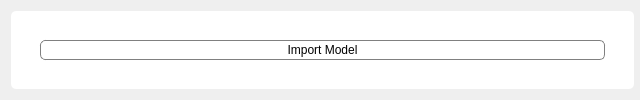
                      <widget class="QFrame" name="ModelBox">
                       <property name="sizePolicy">
                        <sizepolicy hsizetype="Expanding" vsizetype="Preferred">
                         <horstretch>0</horstretch>
                         <verstretch>0</verstretch>
                        </sizepolicy>
                       </property>
                       <property name="minimumSize">
                        <size>
                         <width>640</width>
                         <height>0</height>
                        </size>
                       </property>
                       <property name="sizeIncrement">
                        <size>
                         <width>1</width>
                         <height>0</height>
                        </size>
                       </property>
                       <property name="styleSheet">
                        <string notr="true"/>
                       </property>
                       <layout class="QGridLayout" name="gridLayout_22">
                        <property name="rightMargin">
                         <number>6</number>
                        </property>
                        <item row="0" column="0">
                         <widget class="QFrame" name="ModelFrame">
                          <property name="styleSheet">
                           <string notr="true">QFrame{
	border-radius: 5px;
	background-color: #ffffff;
}</string>
                          </property>
                          <property name="frameShape">
                           <enum>QFrame::StyledPanel</enum>
                          </property>
                          <property name="frameShadow">
                           <enum>QFrame::Raised</enum>
                          </property>
                          <layout class="QGridLayout" name="gridLayout_26">
                           <property name="leftMargin">
                            <number>0</number>
                           </property>
                           <property name="topMargin">
                            <number>0</number>
                           </property>
                           <property name="rightMargin">
                            <number>0</number>
                           </property>
                           <property name="bottomMargin">
                            <number>0</number>
                           </property>
                           <property name="spacing">
                            <number>0</number>
                           </property>
                           <item row="0" column="0">
                            <widget class="QWidget" name="ModelContainer" native="true">
                             <property name="sizePolicy">
                              <sizepolicy hsizetype="Preferred" vsizetype="Expanding">
                               <horstretch>0</horstretch>
                               <verstretch>0</verstretch>
                              </sizepolicy>
                             </property>
                             <layout class="QGridLayout" name="gridLayout_25">
                              <item row="0" column="0">
                               <widget class="QPushButton" name="ImportModelBtn">
                                <property name="sizePolicy">
                                 <sizepolicy hsizetype="Minimum" vsizetype="Minimum">
                                  <horstretch>0</horstretch>
                                  <verstretch>0</verstretch>
                                 </sizepolicy>
                                </property>
                                <property name="cursor">
                                 <cursorShape>PointingHandCursor</cursorShape>
                                </property>
                                <property name="styleSheet">
                                 <string notr="true">#ImportModelBtn{
	border-radius: 5px;
	border-color: #0078d7;
	border: 1px solid gray;
	margin: 20px;
}</string>
                                </property>
                                <property name="text">
                                 <string>Import Model</string>
                                </property>
                               </widget>
                              </item>
                             </layout>
                            </widget>
                           </item>
                          </layout>
                         </widget>
                        </item>
                       </layout>
                      </widget>
